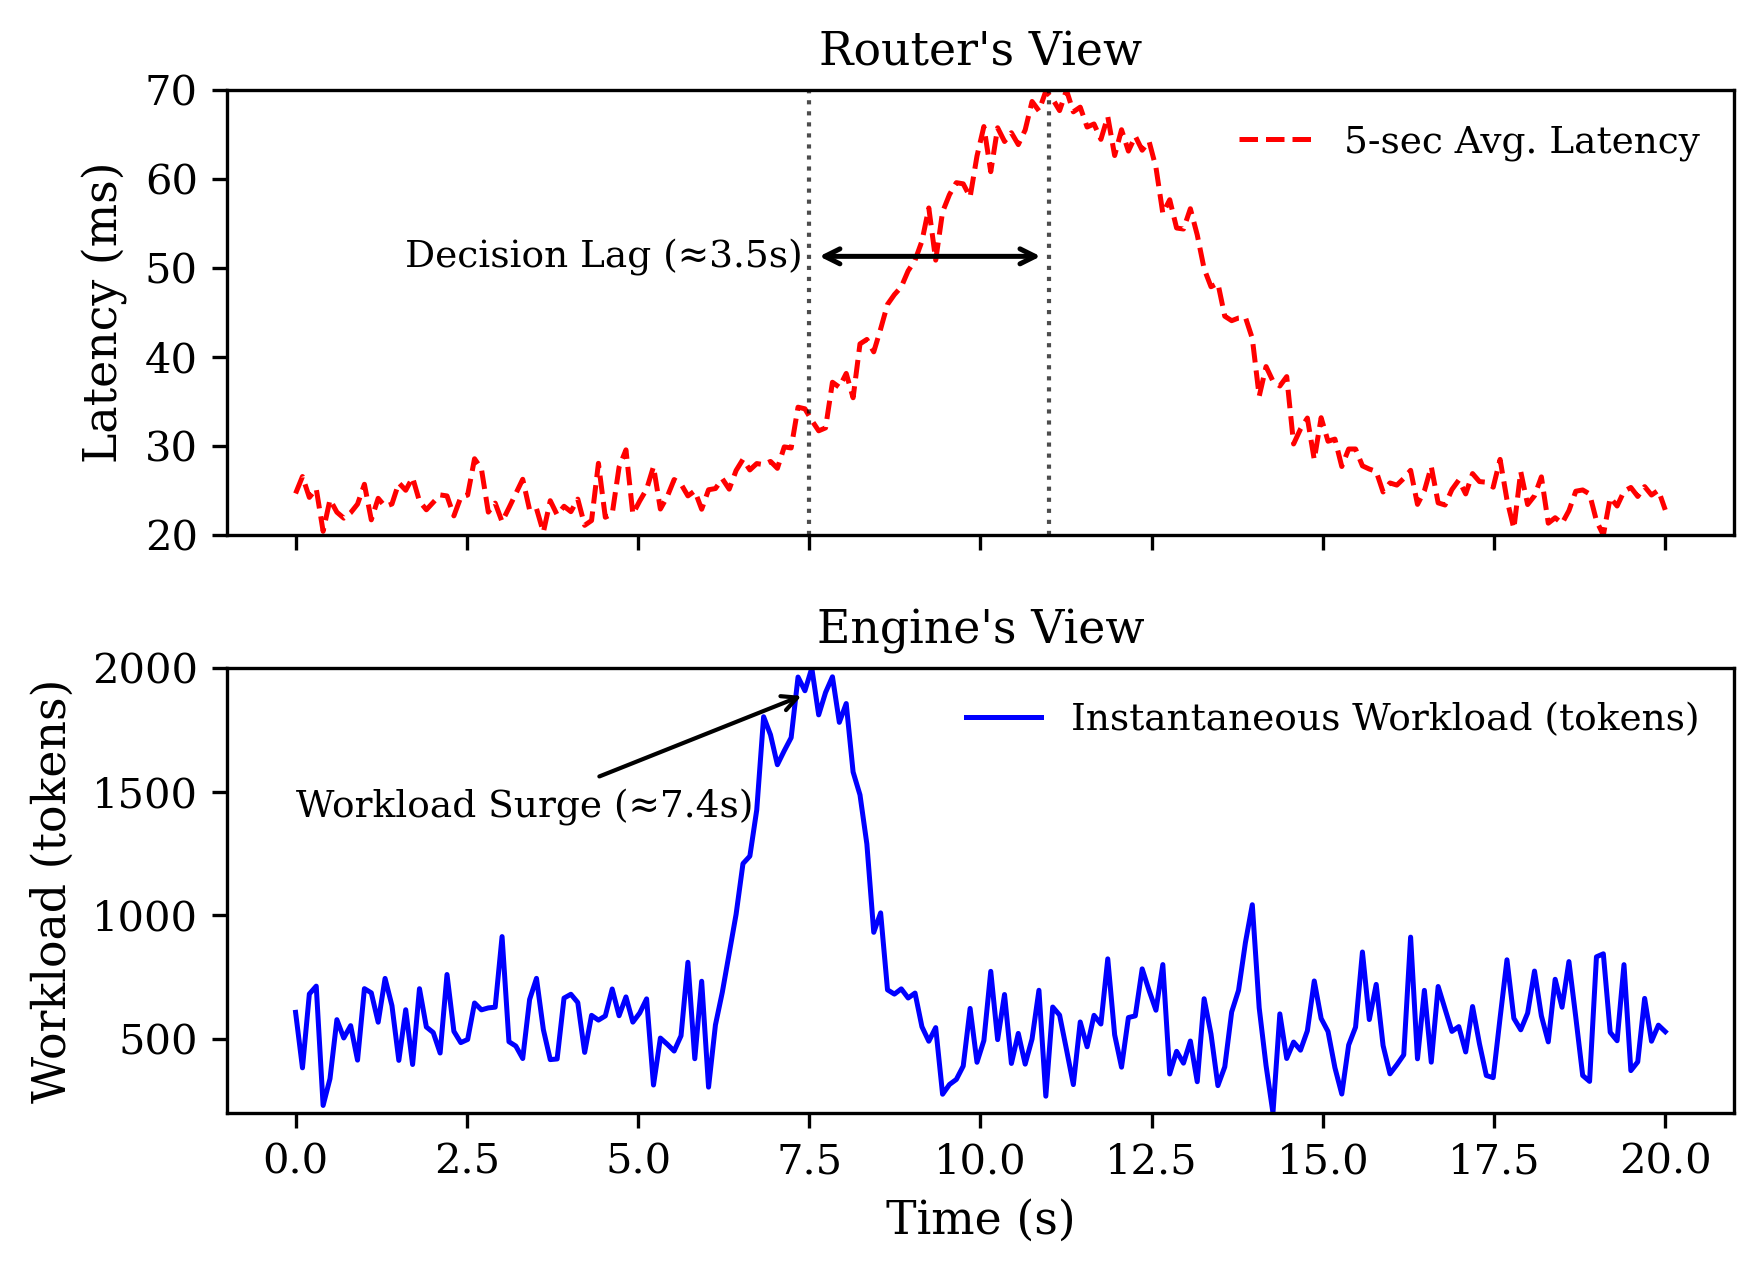

This chart was generated by the following Python code:
#!/usr/bin/env python3
# -*- coding: utf-8 -*-
"""
Figure X: Latency (Router's View, aggregated) vs. Workload (Engine's View, instantaneous)
Paper-style: black & white, no markers, dashed vs solid, labels placed off curves.
Now with flat-top peaks and value rescaling:
  latency mapped to [20, 70], workload mapped to [200, 2000],
  while preserving the original shapes.
"""

import numpy as np
import matplotlib.pyplot as plt

# -------- Paper-ish style settings --------
plt.rcParams.update({
    "font.family": "serif",
    "font.size": 11,
    "axes.labelsize": 11,
    "axes.titlesize": 11,
    "legend.fontsize": 9,
    "xtick.labelsize": 10,
    "ytick.labelsize": 10,
    "lines.linewidth": 1.2
})

# -------- Time axis --------
t = np.linspace(0, 20, 200)
rng = np.random.default_rng(42)

# -------- Helper: smooth flat-top pulse --------
def flat_top_pulse(t, start, end, rise, fall=None):
    """
    Smooth rectangular-like pulse using sigmoids.
    start: plateau start time
    end:   plateau end time
    rise:  rise edge time-scale
    fall:  fall edge time-scale (defaults to rise if None)
    Returns values ~0 outside [start, end], ~1 on the plateau, smooth edges.
    """
    if fall is None:
        fall = rise
    sig_rise = 1.0 / (1.0 + np.exp(-(t - start) / rise))
    sig_fall = 1.0 / (1.0 + np.exp(-(t - end)   / fall))
    return sig_rise * (1.0 - sig_fall)

# -------- Engine's View: instantaneous workload (flat-top surge around ~9s) --------
workload_base = 500.0
workload_amp  = 120.0
workload_env  = flat_top_pulse(t, start=6.6, end=8.4, rise=0.15, fall=0.15)
workload_noise = 15.0 * rng.normal(size=len(t))
workload_raw = workload_base + workload_amp * workload_env + workload_noise

# -------- Router's View: aggregated latency (flat-top, lagging and smoother) --------
lat_base = 30.0
lat_amp  = 40.0
lat_env  = flat_top_pulse(t, start=8.8, end=13.5, rise=0.8, fall=0.8)
lat_noise = 1.5 * rng.normal(size=len(t))
latency_raw = lat_base + lat_amp * lat_env + lat_noise

# -------- Linear rescaling to target ranges while preserving shape --------
def rescale_to_range(x, lo, hi):
    xmin, xmax = np.min(x), np.max(x)
    # 防止极端情况下 xmax == xmin
    if np.isclose(xmax, xmin):
        return np.full_like(x, (lo + hi) / 2.0)
    xnorm = (x - xmin) / (xmax - xmin)
    return lo + xnorm * (hi - lo)

# Map latency to [20, 70], workload to [200, 2000]
latency  = rescale_to_range(latency_raw,  20.0,   70.0)
workload = rescale_to_range(workload_raw, 200.0, 2000.0)

# -------- Plot: two stacked subplots --------
fig, (ax1, ax2) = plt.subplots(2, 1, figsize=(6, 4.5), sharex=True)

# Router's View (Aggregated Latency): dashed black, no markers
ax1.plot(t, latency, linestyle="--", color="red", label="5-sec Avg. Latency")
ax1.set_ylabel("Latency (ms)")
ax1.set_title("Router's View")
ax1.legend(loc="upper right", frameon=False)
# 固定轴范围以匹配目标区间（可选，保证视觉一致）
ax1.set_ylim(20, 70)

# 添加两条纵向虚线
ax1.axvline(x=7.5, color='black', linestyle=':', alpha=0.7, linewidth=1.0)
ax1.axvline(x=11.0, color='black', linestyle=':', alpha=0.7, linewidth=1.0)

# 添加决策延迟标注（水平箭头线）
ax1.annotate("Decision Lag (≈3.5s)",
             xy=(11.0, np.percentile(latency, 80)), xycoords='data',
             xytext=(4.5, np.percentile(latency, 80)), textcoords='data',
             arrowprops=dict(arrowstyle="<->", color="black", linewidth=1.2),
             fontsize=9, ha='center', va='center')

# Engine's View (Instantaneous Workload): solid black, no markers
ax2.plot(t, workload, linestyle="-", color="blue", label="Instantaneous Workload (tokens)")
ax2.set_ylabel("Workload (tokens)")
ax2.set_xlabel("Time (s)")
ax2.set_title("Engine's View")
ax2.legend(loc="upper right", frameon=False)
ax2.set_ylim(200, 2000)

# -------- Optional: Decision lag annotation（不遮挡曲线） --------
# 移除原来的决策延迟标注，因为已经在上面添加了
# ax1.annotate("Decision Lag (≈3s)",
#              xy=(10.8, np.percentile(latency, 60)), xycoords='data',
#              xytext=(7.8, np.percentile(latency, 85)), textcoords='data',
#              arrowprops=dict(arrowstyle="<->", color="black"),
#              fontsize=9)

ax2.annotate("Workload Surge (≈7.4s)",
             xy=(7.5, 1900), xycoords='data',
             xytext=(0, 1400), textcoords='data',
             arrowprops=dict(arrowstyle="->", color="black"),
             fontsize=9)

plt.tight_layout(rect=[0, 0, 1, 0.97])

# -------- Save --------
out_path = "vllm/figs/latency_vs_workload.png"
plt.savefig(out_path, dpi=300, bbox_inches="tight")
plt.close()
print(f"Saved: {out_path}")
